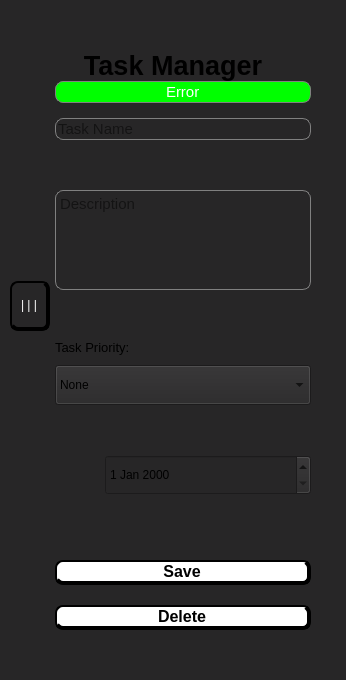
     <widget class="QWidget" name="RightBar" native="true">
      <property name="minimumSize">
       <size>
        <width>200</width>
        <height>0</height>
       </size>
      </property>
      <property name="maximumSize">
       <size>
        <width>350</width>
        <height>16777215</height>
       </size>
      </property>
      <property name="styleSheet">
       <string notr="true">QWidget{
	background-color: rgb(39, 38, 39);
}

QCheckBox::indicator{
	background-color: rgb(39, 38, 39);
	border-radius: 2px;
	border: 2px solid white;
	width: 15px;
	height: 15px;
}

QCheckBox::indicator:checked{
	background-color: white;
	background-image: url(user/check.png);
	border-radius: 2px;
	border: 2px solid white;
}

QLineEdit{
	border-radius: 8px;
	border: 1px solid gray;
}

QTextEdit{
	border-radius: 8px;
	border: 1px solid gray;
}

QPushButton{
	color:white;
	border: 2px solid;
	border-radius: 8px;
	border-bottom: 4px solid;
	border-right: 4px solid 
}
QPushButton:hover{
	background-color: &quot;#3d3d3d&quot;;
 	color: black;
}
QPushButton:pressed{
	border-bottom: 2px solid;
	border-right: 2px solid
}

</string>
      </property>
      <layout class="QGridLayout" name="gridLayout_6">
       <property name="leftMargin">
        <number>10</number>
       </property>
       <property name="topMargin">
        <number>50</number>
       </property>
       <property name="rightMargin">
        <number>10</number>
       </property>
       <property name="bottomMargin">
        <number>50</number>
       </property>
       <property name="horizontalSpacing">
        <number>5</number>
       </property>
       <property name="verticalSpacing">
        <number>0</number>
       </property>
       <item row="4" column="2">
        <widget class="QWidget" name="rightSpacer" native="true">
         <property name="minimumSize">
          <size>
           <width>20</width>
           <height>0</height>
          </size>
         </property>
         <property name="maximumSize">
          <size>
           <width>40</width>
           <height>16777215</height>
          </size>
         </property>
        </widget>
       </item>
       <item row="8" column="1">
        <spacer name="verticalSpacer_3">
         <property name="orientation">
          <enum>Qt::Vertical</enum>
         </property>
         <property name="sizeType">
          <enum>QSizePolicy::Maximum</enum>
         </property>
         <property name="sizeHint" stdset="0">
          <size>
           <width>20</width>
           <height>50</height>
          </size>
         </property>
        </spacer>
       </item>
       <item row="12" column="1">
        <widget class="QPushButton" name="deleteTaskButton">
         <property name="sizePolicy">
          <sizepolicy hsizetype="Minimum" vsizetype="Minimum">
           <horstretch>0</horstretch>
           <verstretch>0</verstretch>
          </sizepolicy>
         </property>
         <property name="maximumSize">
          <size>
           <width>16777215</width>
           <height>70</height>
          </size>
         </property>
         <property name="baseSize">
          <size>
           <width>0</width>
           <height>0</height>
          </size>
         </property>
         <property name="font">
          <font>
           <pointsize>12</pointsize>
           <weight>75</weight>
           <bold>true</bold>
          </font>
         </property>
         <property name="cursor">
          <cursorShape>PointingHandCursor</cursorShape>
         </property>
         <property name="styleSheet">
          <string notr="true">color:black;
background-color: white;
</string>
         </property>
         <property name="text">
          <string>Delete</string>
         </property>
        </widget>
       </item>
       <item row="11" column="1">
        <spacer name="verticalSpacer_2">
         <property name="orientation">
          <enum>Qt::Vertical</enum>
         </property>
         <property name="sizeType">
          <enum>QSizePolicy::Fixed</enum>
         </property>
         <property name="sizeHint" stdset="0">
          <size>
           <width>20</width>
           <height>20</height>
          </size>
         </property>
        </spacer>
       </item>
       <item row="1" column="0" colspan="3">
        <widget class="QLabel" name="taskManagerTitle">
         <property name="sizePolicy">
          <sizepolicy hsizetype="Preferred" vsizetype="Fixed">
           <horstretch>0</horstretch>
           <verstretch>20</verstretch>
          </sizepolicy>
         </property>
         <property name="font">
          <font>
           <pointsize>20</pointsize>
           <weight>75</weight>
           <bold>true</bold>
          </font>
         </property>
         <property name="text">
          <string>Task Manager</string>
         </property>
         <property name="alignment">
          <set>Qt::AlignCenter</set>
         </property>
        </widget>
       </item>
       <item row="7" column="1">
        <layout class="QVBoxLayout" name="verticalLayout"/>
       </item>
       <item row="6" column="0">
        <widget class="QPushButton" name="closeRightMenuButton">
         <property name="sizePolicy">
          <sizepolicy hsizetype="Minimum" vsizetype="Fixed">
           <horstretch>0</horstretch>
           <verstretch>0</verstretch>
          </sizepolicy>
         </property>
         <property name="minimumSize">
          <size>
           <width>40</width>
           <height>40</height>
          </size>
         </property>
         <property name="maximumSize">
          <size>
           <width>50</width>
           <height>50</height>
          </size>
         </property>
         <property name="cursor">
          <cursorShape>PointingHandCursor</cursorShape>
         </property>
         <property name="styleSheet">
          <string notr="true">color: white;</string>
         </property>
         <property name="text">
          <string>| | |</string>
         </property>
        </widget>
       </item>
       <item row="6" column="1">
        <layout class="QGridLayout" name="rightMenuButtons">
         <property name="topMargin">
          <number>15</number>
         </property>
         <property name="bottomMargin">
          <number>15</number>
         </property>
         <property name="horizontalSpacing">
          <number>0</number>
         </property>
         <property name="verticalSpacing">
          <number>50</number>
         </property>
         <item row="5" column="0">
          <widget class="QLabel" name="calendarIcon">
           <property name="sizePolicy">
            <sizepolicy hsizetype="Preferred" vsizetype="Fixed">
             <horstretch>0</horstretch>
             <verstretch>0</verstretch>
            </sizepolicy>
           </property>
           <property name="minimumSize">
            <size>
             <width>50</width>
             <height>0</height>
            </size>
           </property>
           <property name="maximumSize">
            <size>
             <width>0</width>
             <height>16777215</height>
            </size>
           </property>
           <property name="text">
            <string/>
           </property>
           <property name="pixmap">
            <pixmap>user/calendar.png</pixmap>
           </property>
           <property name="alignment">
            <set>Qt::AlignLeading|Qt::AlignLeft|Qt::AlignVCenter</set>
           </property>
          </widget>
         </item>
         <item row="5" column="1">
          <widget class="QDateEdit" name="dateEdit">
           <property name="sizePolicy">
            <sizepolicy hsizetype="Preferred" vsizetype="Maximum">
             <horstretch>0</horstretch>
             <verstretch>0</verstretch>
            </sizepolicy>
           </property>
           <property name="minimumSize">
            <size>
             <width>0</width>
             <height>40</height>
            </size>
           </property>
           <property name="font">
            <font>
             <pointsize>9</pointsize>
            </font>
           </property>
          </widget>
         </item>
         <item row="1" column="0" colspan="2">
          <widget class="QTextEdit" name="taskDescription">
           <property name="sizePolicy">
            <sizepolicy hsizetype="Preferred" vsizetype="MinimumExpanding">
             <horstretch>0</horstretch>
             <verstretch>0</verstretch>
            </sizepolicy>
           </property>
           <property name="maximumSize">
            <size>
             <width>16777215</width>
             <height>100</height>
            </size>
           </property>
           <property name="font">
            <font>
             <pointsize>11</pointsize>
            </font>
           </property>
           <property name="html">
            <string>&lt;!DOCTYPE HTML PUBLIC &quot;-//W3C//DTD HTML 4.0//EN&quot; &quot;http://www.w3.org/TR/REC-html40/strict.dtd&quot;&gt;
&lt;html&gt;&lt;head&gt;&lt;meta name=&quot;qrichtext&quot; content=&quot;1&quot; /&gt;&lt;style type=&quot;text/css&quot;&gt;
p, li { white-space: pre-wrap; }
&lt;/style&gt;&lt;/head&gt;&lt;body style=&quot; font-family:'MS Shell Dlg 2'; font-size:11pt; font-weight:400; font-style:normal;&quot;&gt;
&lt;p style=&quot;-qt-paragraph-type:empty; margin-top:0px; margin-bottom:0px; margin-left:0px; margin-right:0px; -qt-block-indent:0; text-indent:0px;&quot;&gt;&lt;br /&gt;&lt;/p&gt;&lt;/body&gt;&lt;/html&gt;</string>
           </property>
           <property name="placeholderText">
            <string>Description</string>
           </property>
          </widget>
         </item>
         <item row="0" column="0" colspan="2">
          <widget class="QLineEdit" name="taskNameInput">
           <property name="sizePolicy">
            <sizepolicy hsizetype="Preferred" vsizetype="Preferred">
             <horstretch>0</horstretch>
             <verstretch>0</verstretch>
            </sizepolicy>
           </property>
           <property name="minimumSize">
            <size>
             <width>0</width>
             <height>0</height>
            </size>
           </property>
           <property name="maximumSize">
            <size>
             <width>16777215</width>
             <height>50</height>
            </size>
           </property>
           <property name="font">
            <font>
             <pointsize>11</pointsize>
            </font>
           </property>
           <property name="inputMask">
            <string/>
           </property>
           <property name="text">
            <string/>
           </property>
           <property name="dragEnabled">
            <bool>false</bool>
           </property>
           <property name="placeholderText">
            <string>Task Name</string>
           </property>
          </widget>
         </item>
         <item row="3" column="0" colspan="2">
          <layout class="QVBoxLayout" name="taskPriorityLayout">
           <property name="spacing">
            <number>10</number>
           </property>
           <property name="bottomMargin">
            <number>0</number>
           </property>
           <item>
            <widget class="QLabel" name="taskPriorityLabel">
             <property name="sizePolicy">
              <sizepolicy hsizetype="Preferred" vsizetype="Fixed">
               <horstretch>0</horstretch>
               <verstretch>0</verstretch>
              </sizepolicy>
             </property>
             <property name="font">
              <font>
               <pointsize>10</pointsize>
              </font>
             </property>
             <property name="text">
              <string>Task Priority:</string>
             </property>
             <property name="alignment">
              <set>Qt::AlignBottom|Qt::AlignLeading|Qt::AlignLeft</set>
             </property>
            </widget>
           </item>
           <item>
            <widget class="QComboBox" name="choosePriority">
             <property name="sizePolicy">
              <sizepolicy hsizetype="Preferred" vsizetype="Maximum">
               <horstretch>0</horstretch>
               <verstretch>0</verstretch>
              </sizepolicy>
             </property>
             <property name="minimumSize">
              <size>
               <width>0</width>
               <height>40</height>
              </size>
             </property>
             <property name="maximumSize">
              <size>
               <width>16777215</width>
               <height>50</height>
              </size>
             </property>
             <property name="font">
              <font>
               <pointsize>9</pointsize>
              </font>
             </property>
             <property name="layoutDirection">
              <enum>Qt::LeftToRight</enum>
             </property>
             <item>
              <property name="text">
               <string>None</string>
              </property>
             </item>
             <item>
              <property name="text">
               <string>Urgent - Important</string>
              </property>
             </item>
             <item>
              <property name="text">
               <string>Urgent - Not Important</string>
              </property>
             </item>
             <item>
              <property name="text">
               <string>Not Urgent - Important</string>
              </property>
             </item>
             <item>
              <property name="text">
               <string>Not Urgent - Not Important</string>
              </property>
             </item>
            </widget>
           </item>
          </layout>
         </item>
        </layout>
       </item>
       <item row="10" column="1">
        <widget class="QPushButton" name="saveTaskButton">
         <property name="sizePolicy">
          <sizepolicy hsizetype="Minimum" vsizetype="Minimum">
           <horstretch>0</horstretch>
           <verstretch>0</verstretch>
          </sizepolicy>
         </property>
         <property name="maximumSize">
          <size>
           <width>16777215</width>
           <height>70</height>
          </size>
         </property>
         <property name="baseSize">
          <size>
           <width>0</width>
           <height>0</height>
          </size>
         </property>
         <property name="font">
          <font>
           <pointsize>12</pointsize>
           <weight>75</weight>
           <bold>true</bold>
          </font>
         </property>
         <property name="cursor">
          <cursorShape>PointingHandCursor</cursorShape>
         </property>
         <property name="styleSheet">
          <string notr="true">color:black;
background-color: white;
</string>
         </property>
         <property name="text">
          <string>Save</string>
         </property>
        </widget>
       </item>
       <item row="4" column="1">
        <widget class="QLineEdit" name="errorMessageLabel">
         <property name="sizePolicy">
          <sizepolicy hsizetype="Preferred" vsizetype="Preferred">
           <horstretch>0</horstretch>
           <verstretch>0</verstretch>
          </sizepolicy>
         </property>
         <property name="minimumSize">
          <size>
           <width>0</width>
           <height>0</height>
          </size>
         </property>
         <property name="maximumSize">
          <size>
           <width>16777215</width>
           <height>50</height>
          </size>
         </property>
         <property name="font">
          <font>
           <pointsize>11</pointsize>
          </font>
         </property>
         <property name="styleSheet">
          <string notr="true">
color: white;
background-color: rgb(0, 255, 0);</string>
         </property>
         <property name="inputMask">
          <string/>
         </property>
         <property name="text">
          <string>Error</string>
         </property>
         <property name="alignment">
          <set>Qt::AlignCenter</set>
         </property>
         <property name="dragEnabled">
          <bool>false</bool>
         </property>
         <property name="readOnly">
          <bool>true</bool>
         </property>
         <property name="placeholderText">
          <string/>
         </property>
        </widget>
       </item>
      </layout>
     </widget>
